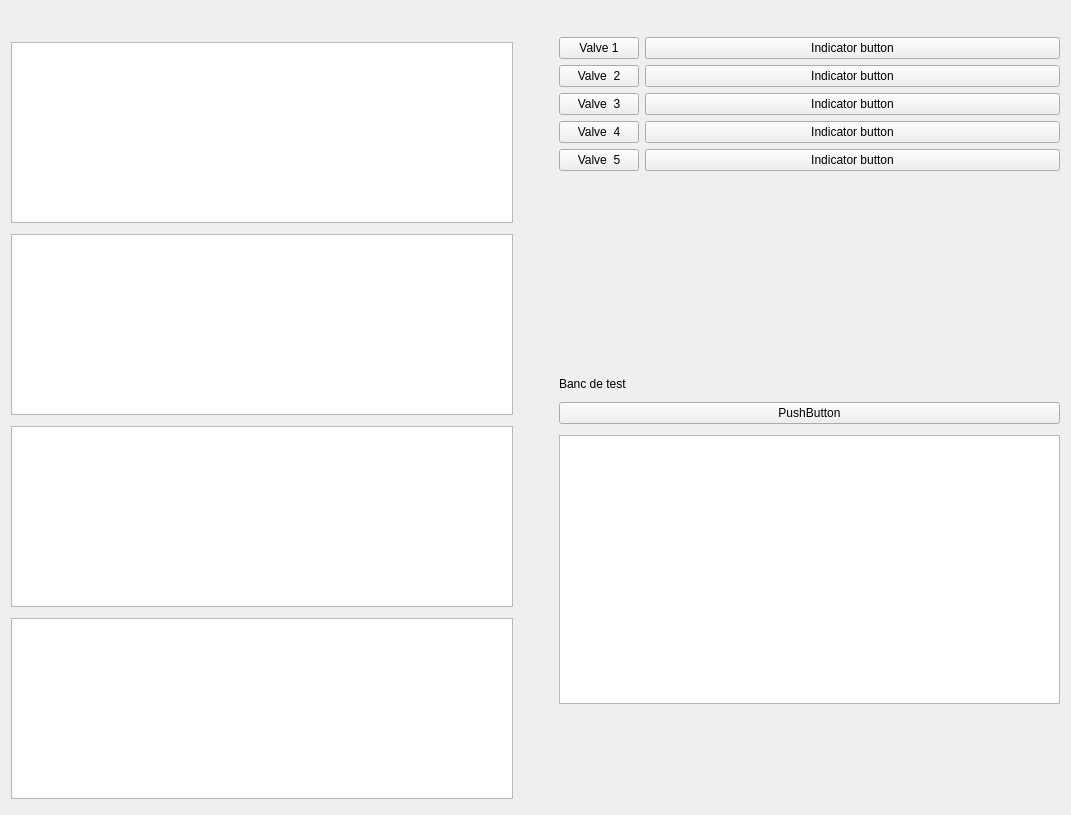
<?xml version="1.0" encoding="UTF-8"?>
<ui version="4.0">
 <class>Form</class>
 <widget class="QWidget" name="Form">
  <property name="enabled">
   <bool>true</bool>
  </property>
  <property name="geometry">
   <rect>
    <x>0</x>
    <y>0</y>
    <width>1071</width>
    <height>815</height>
   </rect>
  </property>
  <property name="windowTitle">
   <string>Form</string>
  </property>
  <layout class="QVBoxLayout" name="verticalLayout_2">
   <item>
    <layout class="QHBoxLayout" name="horizontalLayout_1">
     <property name="leftMargin">
      <number>0</number>
     </property>
     <item>
      <spacer name="horizontalSpacer_3">
       <property name="orientation">
        <enum>Qt::Horizontal</enum>
       </property>
       <property name="sizeType">
        <enum>QSizePolicy::Fixed</enum>
       </property>
       <property name="sizeHint" stdset="0">
        <size>
         <width>30</width>
         <height>20</height>
        </size>
       </property>
      </spacer>
     </item>
     <item>
      <spacer name="horizontalSpacer_1">
       <property name="orientation">
        <enum>Qt::Horizontal</enum>
       </property>
       <property name="sizeHint" stdset="0">
        <size>
         <width>40</width>
         <height>20</height>
        </size>
       </property>
      </spacer>
     </item>
     <item>
      <widget class="QLabel" name="label_2">
       <property name="sizePolicy">
        <sizepolicy hsizetype="Minimum" vsizetype="Minimum">
         <horstretch>0</horstretch>
         <verstretch>0</verstretch>
        </sizepolicy>
       </property>
       <property name="maximumSize">
        <size>
         <width>150</width>
         <height>75</height>
        </size>
       </property>
       <property name="text">
        <string/>
       </property>
       <property name="scaledContents">
        <bool>true</bool>
       </property>
      </widget>
     </item>
    </layout>
   </item>
   <item>
    <layout class="QHBoxLayout" name="horizontalLayout_2">
     <item>
      <layout class="QVBoxLayout" name="verticalLayout" stretch="0,0,0,0,0,0,0,0,0">
       <property name="sizeConstraint">
        <enum>QLayout::SetDefaultConstraint</enum>
       </property>
       <item>
        <spacer name="verticalSpacer_5">
         <property name="orientation">
          <enum>Qt::Vertical</enum>
         </property>
         <property name="sizeType">
          <enum>QSizePolicy::Fixed</enum>
         </property>
         <property name="sizeHint" stdset="0">
          <size>
           <width>20</width>
           <height>5</height>
          </size>
         </property>
        </spacer>
       </item>
       <item>
        <widget class="QGraphicsView" name="graphicsView_4">
         <property name="sizePolicy">
          <sizepolicy hsizetype="MinimumExpanding" vsizetype="MinimumExpanding">
           <horstretch>0</horstretch>
           <verstretch>0</verstretch>
          </sizepolicy>
         </property>
         <property name="minimumSize">
          <size>
           <width>400</width>
           <height>125</height>
          </size>
         </property>
        </widget>
       </item>
       <item>
        <spacer name="verticalSpacer_2">
         <property name="orientation">
          <enum>Qt::Vertical</enum>
         </property>
         <property name="sizeType">
          <enum>QSizePolicy::Fixed</enum>
         </property>
         <property name="sizeHint" stdset="0">
          <size>
           <width>20</width>
           <height>5</height>
          </size>
         </property>
        </spacer>
       </item>
       <item>
        <widget class="QGraphicsView" name="graphicsView_3">
         <property name="sizePolicy">
          <sizepolicy hsizetype="MinimumExpanding" vsizetype="MinimumExpanding">
           <horstretch>0</horstretch>
           <verstretch>0</verstretch>
          </sizepolicy>
         </property>
         <property name="minimumSize">
          <size>
           <width>400</width>
           <height>125</height>
          </size>
         </property>
        </widget>
       </item>
       <item>
        <spacer name="verticalSpacer_3">
         <property name="orientation">
          <enum>Qt::Vertical</enum>
         </property>
         <property name="sizeType">
          <enum>QSizePolicy::Fixed</enum>
         </property>
         <property name="sizeHint" stdset="0">
          <size>
           <width>20</width>
           <height>5</height>
          </size>
         </property>
        </spacer>
       </item>
       <item>
        <widget class="QGraphicsView" name="graphicsView_2">
         <property name="sizePolicy">
          <sizepolicy hsizetype="MinimumExpanding" vsizetype="MinimumExpanding">
           <horstretch>0</horstretch>
           <verstretch>0</verstretch>
          </sizepolicy>
         </property>
         <property name="minimumSize">
          <size>
           <width>400</width>
           <height>125</height>
          </size>
         </property>
        </widget>
       </item>
       <item>
        <spacer name="verticalSpacer_4">
         <property name="orientation">
          <enum>Qt::Vertical</enum>
         </property>
         <property name="sizeType">
          <enum>QSizePolicy::Fixed</enum>
         </property>
         <property name="sizeHint" stdset="0">
          <size>
           <width>20</width>
           <height>5</height>
          </size>
         </property>
        </spacer>
       </item>
       <item>
        <widget class="QGraphicsView" name="graphicsView">
         <property name="sizePolicy">
          <sizepolicy hsizetype="MinimumExpanding" vsizetype="MinimumExpanding">
           <horstretch>0</horstretch>
           <verstretch>0</verstretch>
          </sizepolicy>
         </property>
         <property name="minimumSize">
          <size>
           <width>400</width>
           <height>125</height>
          </size>
         </property>
        </widget>
       </item>
       <item>
        <spacer name="verticalSpacer_7">
         <property name="orientation">
          <enum>Qt::Vertical</enum>
         </property>
         <property name="sizeType">
          <enum>QSizePolicy::Fixed</enum>
         </property>
         <property name="sizeHint" stdset="0">
          <size>
           <width>20</width>
           <height>5</height>
          </size>
         </property>
        </spacer>
       </item>
      </layout>
     </item>
     <item>
      <spacer name="horizontalSpacer">
       <property name="orientation">
        <enum>Qt::Horizontal</enum>
       </property>
       <property name="sizeType">
        <enum>QSizePolicy::Fixed</enum>
       </property>
       <property name="sizeHint" stdset="0">
        <size>
         <width>40</width>
         <height>20</height>
        </size>
       </property>
      </spacer>
     </item>
     <item>
      <layout class="QVBoxLayout" name="verticalLayout_5">
       <item>
        <layout class="QFormLayout" name="formLayout">
         <item row="0" column="0">
          <widget class="QPushButton" name="pushButton_5">
           <property name="text">
            <string>Valve 1</string>
           </property>
           <property name="checkable">
            <bool>false</bool>
           </property>
          </widget>
         </item>
         <item row="1" column="0">
          <widget class="QPushButton" name="pushButton_4">
           <property name="text">
            <string>Valve  2</string>
           </property>
          </widget>
         </item>
         <item row="2" column="0">
          <widget class="QPushButton" name="pushButton_3">
           <property name="text">
            <string>Valve  3</string>
           </property>
          </widget>
         </item>
         <item row="3" column="0">
          <widget class="QPushButton" name="pushButton_2">
           <property name="text">
            <string>Valve  4</string>
           </property>
          </widget>
         </item>
         <item row="4" column="0">
          <widget class="QPushButton" name="pushButton">
           <property name="text">
            <string>Valve  5</string>
           </property>
          </widget>
         </item>
         <item row="0" column="1">
          <widget class="QPushButton" name="pushButton_6">
           <property name="text">
            <string>Indicator button</string>
           </property>
           <property name="checkable">
            <bool>false</bool>
           </property>
           <property name="checked">
            <bool>false</bool>
           </property>
          </widget>
         </item>
         <item row="1" column="1">
          <widget class="QPushButton" name="pushButton_7">
           <property name="text">
            <string>Indicator button</string>
           </property>
           <property name="checkable">
            <bool>false</bool>
           </property>
           <property name="checked">
            <bool>false</bool>
           </property>
          </widget>
         </item>
         <item row="2" column="1">
          <widget class="QPushButton" name="pushButton_8">
           <property name="text">
            <string>Indicator button</string>
           </property>
           <property name="checkable">
            <bool>false</bool>
           </property>
           <property name="checked">
            <bool>false</bool>
           </property>
          </widget>
         </item>
         <item row="3" column="1">
          <widget class="QPushButton" name="pushButton_9">
           <property name="text">
            <string>Indicator button</string>
           </property>
           <property name="checkable">
            <bool>false</bool>
           </property>
           <property name="checked">
            <bool>false</bool>
           </property>
          </widget>
         </item>
         <item row="4" column="1">
          <widget class="QPushButton" name="pushButton_10">
           <property name="text">
            <string>Indicator button</string>
           </property>
           <property name="checkable">
            <bool>false</bool>
           </property>
           <property name="checked">
            <bool>false</bool>
           </property>
          </widget>
         </item>
        </layout>
       </item>
       <item>
        <layout class="QVBoxLayout" name="verticalLayout_6">
         <item>
          <spacer name="verticalSpacer">
           <property name="orientation">
            <enum>Qt::Vertical</enum>
           </property>
           <property name="sizeType">
            <enum>QSizePolicy::Fixed</enum>
           </property>
           <property name="sizeHint" stdset="0">
            <size>
             <width>30</width>
             <height>200</height>
            </size>
           </property>
          </spacer>
         </item>
         <item>
          <widget class="QLabel" name="label">
           <property name="text">
            <string>Banc de test</string>
           </property>
          </widget>
         </item>
         <item>
          <spacer name="verticalSpacer_6">
           <property name="orientation">
            <enum>Qt::Vertical</enum>
           </property>
           <property name="sizeType">
            <enum>QSizePolicy::Fixed</enum>
           </property>
           <property name="sizeHint" stdset="0">
            <size>
             <width>20</width>
             <height>5</height>
            </size>
           </property>
          </spacer>
         </item>
         <item>
          <widget class="QPushButton" name="pushButton_11">
           <property name="text">
            <string>PushButton</string>
           </property>
          </widget>
         </item>
         <item>
          <spacer name="verticalSpacer_8">
           <property name="orientation">
            <enum>Qt::Vertical</enum>
           </property>
           <property name="sizeType">
            <enum>QSizePolicy::Fixed</enum>
           </property>
           <property name="sizeHint" stdset="0">
            <size>
             <width>20</width>
             <height>5</height>
            </size>
           </property>
          </spacer>
         </item>
         <item>
          <widget class="QGraphicsView" name="graphicsView_5">
           <property name="minimumSize">
            <size>
             <width>500</width>
             <height>150</height>
            </size>
           </property>
          </widget>
         </item>
         <item>
          <spacer name="verticalSpacer_9">
           <property name="orientation">
            <enum>Qt::Vertical</enum>
           </property>
           <property name="sizeType">
            <enum>QSizePolicy::Fixed</enum>
           </property>
           <property name="sizeHint" stdset="0">
            <size>
             <width>20</width>
             <height>100</height>
            </size>
           </property>
          </spacer>
         </item>
        </layout>
       </item>
      </layout>
     </item>
    </layout>
   </item>
  </layout>
 </widget>
 <resources/>
 <connections/>
</ui>
